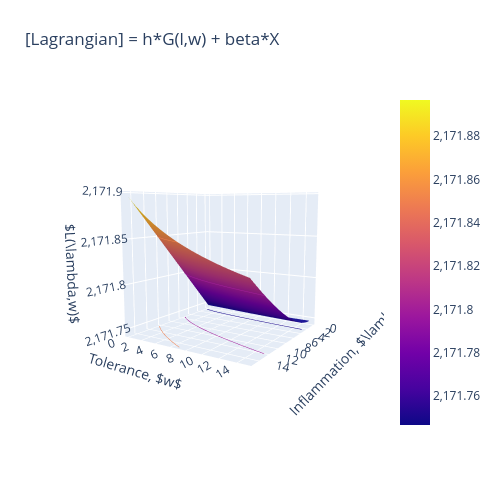

Source (notebook cell):
### Markdown cell above
#### (A.1) Low cost of immunity: $\beta \leq \frac{h}{s}$
There is a non-zero optimal solution.

### Code cell
# Visualize cost landscape
lvec = np.linspace(0.01, rng, pnts)
wvec = np.linspace(0.01, rng, pnts)

l, w = np.meshgrid(lvec, wvec)
z = net_harm(l,w) + (0.1*h/s)*X(l,w)


fig = go.Figure(data=[go.Surface(z=z, x=l, y=w)])
fig.update_traces(contours_z=dict(show=True, usecolormap=True,
                                  highlightcolor="limegreen", project_z=True))
fig.update_layout(title='[Lagrangian] = h*G(l,w) + beta*X', autosize=False,
                  scene_camera_eye=dict(x=1.87, y=0.88, z=-0.64),
                  width=500, height=500,
                  margin=dict(l=65, r=50, b=65, t=90))

# Update the layout
fig.update_layout(scene=dict(
    xaxis_title=r'Inflammation, $\lambda$',
    yaxis_title=r'Tolerance, $w$',
    zaxis_title=r'$L(\lambda,w)$'
))

fig.show()

### Figure 1 — Plotly figure (JSON) as saved in the notebook; plotly's stock layout.template omitted (floating-point values rounded to 4 significant figures; data arrays with more than 128 entries replaced by an {"elided": "..."} marker saying what was removed)
{"data": [{"contours": {"z": {"highlightcolor": "limegreen", "project": {"z": true}, "show": true, "usecolormap": true}}, "type": "surface", "x": {"elided": "100x100 float values"}, "y": {"elided": "100x100 float values"}, "z": {"elided": "100x100 float values"}}], "layout": {"autosize": false, "height": 500, "margin": {"b": 65, "l": 65, "r": 50, "t": 90}, "scene": {"aspectmode": "auto", "aspectratio": {"x": 1, "y": 1, "z": 1}, "camera": {"center": {"x": 0, "y": 0, "z": 0}, "eye": {"x": 2.49, "y": 1.592, "z": 0.4047}, "projection": {"type": "perspective"}, "up": {"x": 0, "y": 0, "z": 1}}, "xaxis": {"title": {"text": "Inflammation, $\\lambda$"}, "type": "linear"}, "yaxis": {"title": {"text": "Tolerance, $w$"}, "type": "linear"}, "zaxis": {"title": {"text": "$L(\\lambda,w)$"}, "type": "linear"}}, "title": {"text": "[Lagrangian] = h*G(l,w) + beta*X"}, "width": 500}}
